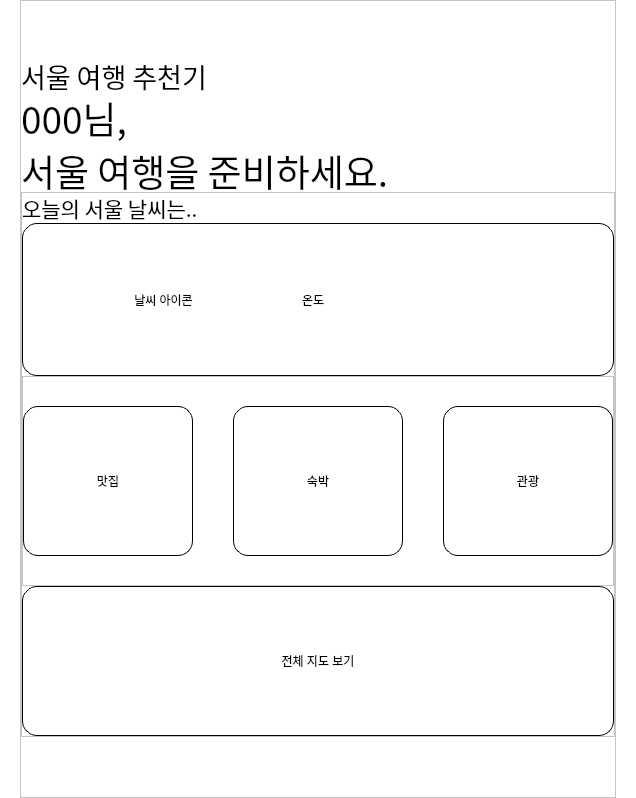
      <widget class="QWidget" name="main_page_1">
       <property name="styleSheet">
        <string notr="true">background-color: rgb(255, 255, 255);</string>
       </property>
       <layout class="QHBoxLayout" name="horizontalLayout_2">
        <property name="spacing">
         <number>0</number>
        </property>
        <property name="leftMargin">
         <number>0</number>
        </property>
        <property name="topMargin">
         <number>0</number>
        </property>
        <property name="rightMargin">
         <number>0</number>
        </property>
        <property name="bottomMargin">
         <number>0</number>
        </property>
        <item>
         <layout class="QHBoxLayout" name="horizontalLayout">
          <property name="spacing">
           <number>0</number>
          </property>
          <item>
           <spacer name="horizontalSpacer">
            <property name="orientation">
             <enum>Qt::Horizontal</enum>
            </property>
            <property name="sizeType">
             <enum>QSizePolicy::Fixed</enum>
            </property>
            <property name="sizeHint" stdset="0">
             <size>
              <width>20</width>
              <height>20</height>
             </size>
            </property>
           </spacer>
          </item>
          <item>
           <widget class="QFrame" name="frame_3">
            <property name="frameShape">
             <enum>QFrame::StyledPanel</enum>
            </property>
            <property name="frameShadow">
             <enum>QFrame::Raised</enum>
            </property>
            <layout class="QVBoxLayout" name="verticalLayout_3">
             <property name="spacing">
              <number>0</number>
             </property>
             <property name="leftMargin">
              <number>0</number>
             </property>
             <property name="topMargin">
              <number>0</number>
             </property>
             <property name="rightMargin">
              <number>0</number>
             </property>
             <property name="bottomMargin">
              <number>0</number>
             </property>
             <item>
              <spacer name="verticalSpacer">
               <property name="orientation">
                <enum>Qt::Vertical</enum>
               </property>
               <property name="sizeType">
                <enum>QSizePolicy::Fixed</enum>
               </property>
               <property name="sizeHint" stdset="0">
                <size>
                 <width>20</width>
                 <height>55</height>
                </size>
               </property>
              </spacer>
             </item>
             <item>
              <widget class="QLabel" name="main_page_title">
               <property name="minimumSize">
                <size>
                 <width>0</width>
                 <height>40</height>
                </size>
               </property>
               <property name="maximumSize">
                <size>
                 <width>16777215</width>
                 <height>40</height>
                </size>
               </property>
               <property name="font">
                <font>
                 <family>Pretendard Light</family>
                 <pointsize>20</pointsize>
                </font>
               </property>
               <property name="text">
                <string>서울 여행 추천기</string>
               </property>
              </widget>
             </item>
             <item>
              <widget class="QLabel" name="main_sub_title">
               <property name="minimumSize">
                <size>
                 <width>0</width>
                 <height>96</height>
                </size>
               </property>
               <property name="maximumSize">
                <size>
                 <width>16777215</width>
                 <height>96</height>
                </size>
               </property>
               <property name="font">
                <font>
                 <family>Pretendard SemiBold</family>
                 <pointsize>28</pointsize>
                </font>
               </property>
               <property name="text">
                <string>000님, 
서울 여행을 준비하세요.</string>
               </property>
              </widget>
             </item>
             <item>
              <widget class="QFrame" name="frame">
               <property name="maximumSize">
                <size>
                 <width>16777215</width>
                 <height>545</height>
                </size>
               </property>
               <property name="styleSheet">
                <string notr="true">QPushButton{
border-radius: 15px;
border: 1px solid black;
background-color: rgb(255, 255, 255);
}</string>
               </property>
               <property name="frameShape">
                <enum>QFrame::StyledPanel</enum>
               </property>
               <property name="frameShadow">
                <enum>QFrame::Raised</enum>
               </property>
               <layout class="QVBoxLayout" name="verticalLayout_2">
                <property name="spacing">
                 <number>0</number>
                </property>
                <property name="leftMargin">
                 <number>0</number>
                </property>
                <property name="topMargin">
                 <number>0</number>
                </property>
                <property name="rightMargin">
                 <number>0</number>
                </property>
                <property name="bottomMargin">
                 <number>0</number>
                </property>
                <item>
                 <widget class="QLabel" name="let_today_weather">
                  <property name="minimumSize">
                   <size>
                    <width>0</width>
                    <height>30</height>
                   </size>
                  </property>
                  <property name="maximumSize">
                   <size>
                    <width>16777215</width>
                    <height>30</height>
                   </size>
                  </property>
                  <property name="font">
                   <font>
                    <family>Pretendard Light</family>
                    <pointsize>16</pointsize>
                   </font>
                  </property>
                  <property name="text">
                   <string>오늘의 서울 날씨는..</string>
                  </property>
                 </widget>
                </item>
                <item>
                 <widget class="QWidget" name="widget" native="true">
                  <property name="styleSheet">
                   <string notr="true">QWidget#widget{
background-color: rgb(255, 255, 255);
border-radius: 15px;
border: 1px solid black;}
</string>
                  </property>
                  <layout class="QHBoxLayout" name="horizontalLayout_12">
                   <item>
                    <widget class="QLabel" name="wheather_icon">
                     <property name="minimumSize">
                      <size>
                       <width>265</width>
                       <height>135</height>
                      </size>
                     </property>
                     <property name="maximumSize">
                      <size>
                       <width>265</width>
                       <height>135</height>
                      </size>
                     </property>
                     <property name="text">
                      <string>날씨 아이콘</string>
                     </property>
                     <property name="scaledContents">
                      <bool>true</bool>
                     </property>
                     <property name="alignment">
                      <set>Qt::AlignCenter</set>
                     </property>
                    </widget>
                   </item>
                   <item>
                    <widget class="QLabel" name="temp_label">
                     <property name="text">
                      <string>온도</string>
                     </property>
                    </widget>
                   </item>
                  </layout>
                 </widget>
                </item>
                <item>
                 <widget class="QFrame" name="frame_2">
                  <property name="minimumSize">
                   <size>
                    <width>0</width>
                    <height>210</height>
                   </size>
                  </property>
                  <property name="styleSheet">
                   <string notr="true"/>
                  </property>
                  <property name="frameShape">
                   <enum>QFrame::StyledPanel</enum>
                  </property>
                  <property name="frameShadow">
                   <enum>QFrame::Raised</enum>
                  </property>
                  <layout class="QHBoxLayout" name="horizontalLayout_4">
                   <property name="spacing">
                    <number>0</number>
                   </property>
                   <property name="leftMargin">
                    <number>0</number>
                   </property>
                   <property name="topMargin">
                    <number>0</number>
                   </property>
                   <property name="rightMargin">
                    <number>0</number>
                   </property>
                   <property name="bottomMargin">
                    <number>0</number>
                   </property>
                   <item>
                    <widget class="QPushButton" name="food_btn">
                     <property name="minimumSize">
                      <size>
                       <width>170</width>
                       <height>150</height>
                      </size>
                     </property>
                     <property name="maximumSize">
                      <size>
                       <width>16777215</width>
                       <height>150</height>
                      </size>
                     </property>
                     <property name="text">
                      <string>맛집</string>
                     </property>
                    </widget>
                   </item>
                   <item>
                    <spacer name="horizontalSpacer_3">
                     <property name="orientation">
                      <enum>Qt::Horizontal</enum>
                     </property>
                     <property name="sizeHint" stdset="0">
                      <size>
                       <width>40</width>
                       <height>20</height>
                      </size>
                     </property>
                    </spacer>
                   </item>
                   <item>
                    <widget class="QPushButton" name="sleep_btn">
                     <property name="minimumSize">
                      <size>
                       <width>170</width>
                       <height>150</height>
                      </size>
                     </property>
                     <property name="text">
                      <string>숙박</string>
                     </property>
                    </widget>
                   </item>
                   <item>
                    <spacer name="horizontalSpacer_4">
                     <property name="orientation">
                      <enum>Qt::Horizontal</enum>
                     </property>
                     <property name="sizeHint" stdset="0">
                      <size>
                       <width>40</width>
                       <height>20</height>
                      </size>
                     </property>
                    </spacer>
                   </item>
                   <item>
                    <widget class="QPushButton" name="tour_btn">
                     <property name="minimumSize">
                      <size>
                       <width>170</width>
                       <height>150</height>
                      </size>
                     </property>
                     <property name="text">
                      <string>관광</string>
                     </property>
                    </widget>
                   </item>
                  </layout>
                 </widget>
                </item>
                <item>
                 <widget class="QPushButton" name="all_show_btn">
                  <property name="minimumSize">
                   <size>
                    <width>0</width>
                    <height>150</height>
                   </size>
                  </property>
                  <property name="maximumSize">
                   <size>
                    <width>16777215</width>
                    <height>150</height>
                   </size>
                  </property>
                  <property name="styleSheet">
                   <string notr="true"/>
                  </property>
                  <property name="text">
                   <string>전체 지도 보기</string>
                  </property>
                 </widget>
                </item>
               </layout>
              </widget>
             </item>
             <item>
              <spacer name="verticalSpacer_2">
               <property name="orientation">
                <enum>Qt::Vertical</enum>
               </property>
               <property name="sizeType">
                <enum>QSizePolicy::Fixed</enum>
               </property>
               <property name="sizeHint" stdset="0">
                <size>
                 <width>20</width>
                 <height>60</height>
                </size>
               </property>
              </spacer>
             </item>
            </layout>
           </widget>
          </item>
          <item>
           <spacer name="horizontalSpacer_2">
            <property name="orientation">
             <enum>Qt::Horizontal</enum>
            </property>
            <property name="sizeType">
             <enum>QSizePolicy::Fixed</enum>
            </property>
            <property name="sizeHint" stdset="0">
             <size>
              <width>20</width>
              <height>20</height>
             </size>
            </property>
           </spacer>
          </item>
         </layout>
        </item>
       </layout>
      </widget>
